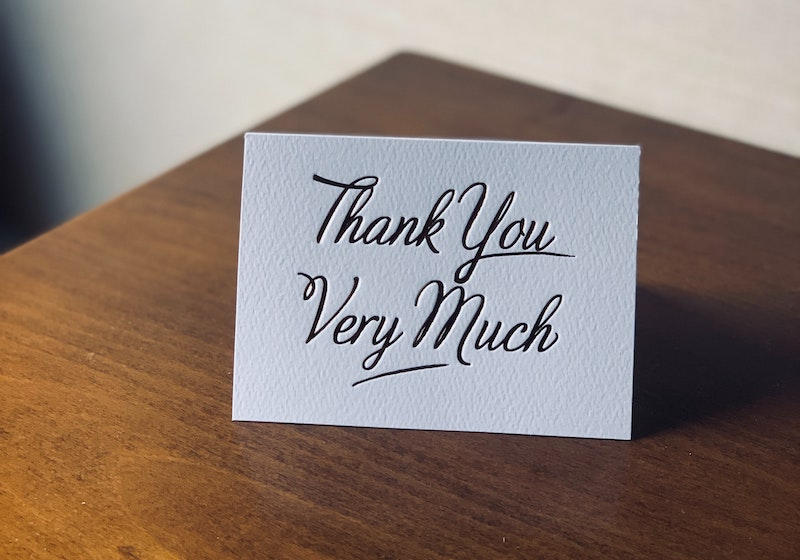
#> input picture document-scanner/images/jon-tyson-vD6UFu8QYUI-unsplash.jpg, 800 x 560 px
$ python scan.py --folder images
#> lines starting #> are read from the running program, lines starting #| are printed output that depends on the picture; after the words box and inside, x2 and y2 are one past the last pixel; in counts of white or black regions, pixels touching at a corner belong together
### document-scanner/transform.py
import numpy as np
import cv2

# [22 lines left out: function order_points, not called in this run]

def four_point_transform(image, rect):
    # obtain a consistent order of the points and unpack them
    # individually
    (tl, tr, br, bl) = rect

    # compute the width of the new image, which will be the
    # maximum distance between bottom-right and bottom-left
    # x-coordiates or the top-right and top-left x-coordinates
    widthA = np.sqrt(((br[0] - bl[0]) ** 2) + ((br[1] - bl[1]) ** 2))
    widthB = np.sqrt(((tr[0] - tl[0]) ** 2) + ((tr[1] - tl[1]) ** 2))
    maxWidth = max(int(widthA), int(widthB))

    # compute the height of the new image, which will be the
    # maximum distance between the top-right and bottom-right
    # y-coordinates or the top-left and bottom-left y-coordinates
    heightA = np.sqrt(((tr[0] - br[0]) ** 2) + ((tr[1] - br[1]) ** 2))
    heightB = np.sqrt(((tl[0] - bl[0]) ** 2) + ((tl[1] - bl[1]) ** 2))
    maxHeight = max(int(heightA), int(heightB))

    # now that we have the dimensions of the new image, construct
    # the set of destination points to obtain a "birds eye view",
    # (i.e. top-down view) of the image, again specifying points
    # in the top-left, top-right, bottom-right, and bottom-left
    # order
    dst = np.array([
        [0, 0],
        [maxWidth - 1, 0],
        [maxWidth - 1, maxHeight - 1],
        [0, maxHeight - 1]], dtype = "float32")

    # compute the perspective transform matrix and then apply it
    M = cv2.getPerspectiveTransform(rect, dst)
    warped = cv2.warpPerspective(image, M, (maxWidth, maxHeight))

    # return the warped image
    return warped

### document-scanner/scan.py
from skimage.filters import threshold_local
import numpy as np
import argparse
import cv2
import imutils
from imutils import perspective
from transform import four_point_transform
import os

class Scan:
    def __init__(self, folder):
        self.outputFolder = 'scanned-images'
        self.folder = folder
        self.ratio = None

    def loadAllImages(self):
        images = []
        for filename in os.listdir(self.folder):
            image = cv2.imread(os.path.join(self.folder, filename))
#> image is the input picture: shape (560, 800, 3); mean B, G, R 116.9, 124.9, 140.6
            if image is not None:
                images.append((image, filename))
        return images

    def edgeDetection(self, image):
        self.ratio = image.shape[0] / 500.0
        image = imutils.resize(image, height = 500)
        # convert the image to grayscale, blur it, and find edges
        # in the image
        gray = cv2.cvtColor(image, cv2.COLOR_BGR2GRAY)
        gray = cv2.GaussianBlur(gray, (5, 5), 0)
        edged = cv2.Canny(gray, 75, 200)
        # show the original image and the edge detected image
        print("STEP 1: Edge Detection")
        cv2.imshow("Image", image)
        cv2.imshow("Edged", edged)
        cv2.waitKey(0)
        cv2.destroyAllWindows()
        return edged

    def findContours(self, edged, image, orig):
        # find the contours in the edged image, keeping only the
        # largest ones, and initialize the screen contour
        cnts = cv2.findContours(edged.copy(), cv2.RETR_LIST, cv2.CHAIN_APPROX_SIMPLE)
        cnts = imutils.grab_contours(cnts)
        image = imutils.resize(image, height = 500)
        orig = imutils.resize(orig, height=500)
        # cnts = sorted(cnts, key = cv2.contourArea, reverse = True)
        # loop over the contours
        rect = None
        maxArea = -1
        for c in cnts:
            box = cv2.minAreaRect(c)
            box = cv2.boxPoints(box)
            box = np.array(box, dtype="int")
            box = perspective.order_points(box)
            topLeft, topRight, bottomRight, bottomLeft = box
            h, w = topRight[0] - topLeft[0], bottomLeft[1] - topLeft[1]
            if h * w > maxArea:
                maxArea = h * w
                rect = box

        cv2.drawContours(image, [rect.astype("int")], -1, (0, 255, 0), 2)
        cv2.imshow("Outline", image)
        cv2.waitKey(0)

        # show the contour (outline) of the piece of paper
        print("STEP 2: Find contours of paper")
        cv2.imshow("Outline", image)
        cv2.waitKey(0)
        cv2.destroyAllWindows()

        # apply the four point transform to obtain a top-down
        # view of the original image
        if len(cnts) > 0:
            warped = four_point_transform(orig, rect)
            # convert the warped image to grayscale, then threshold it
            # to give it that 'black and white' paper effect
            warped = cv2.cvtColor(warped, cv2.COLOR_BGR2GRAY)
            T = threshold_local(warped, 11, offset = 10, method = "gaussian")
            warped = (warped > T).astype("uint8") * 255
            # show the original and scanned images
            print("STEP 3: Apply perspective transform")
            cv2.imshow("Original", imutils.resize(orig, height = 650))
            cv2.imshow("Scanned", imutils.resize(warped, height = 650))
            cv2.waitKey(0)

    def startScanning(self):
        images = self.loadAllImages()
#> images = 1 item
        if not os.path.exists(self.outputFolder):
            os.makedirs(self.outputFolder)

        for image, filename in images:
            orig = image.copy()
            edged = self.edgeDetection(image)
            self.findContours(edged, image, orig)
#> this loop made 1 pass
#> filename on pass 1: 'jon-tyson-vD6UFu8QYUI-unsplash.jpg'
#| STEP 1: Edge Detection
#| STEP 2: Find contours of paper
#| STEP 3: Apply perspective transform
#> pass 1, in edgeDetection, `gray = cv2.cvtColor(image, cv2.COLOR_BGR2GRAY)`:
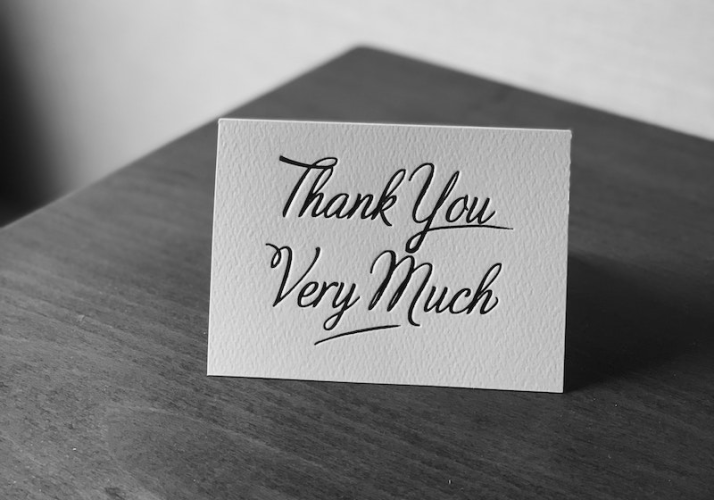
#> gray: shape (500, 714); min 0, max 245, mean 128.7
#> pass 1, in edgeDetection, `edged = cv2.Canny(gray, 75, 200)`:
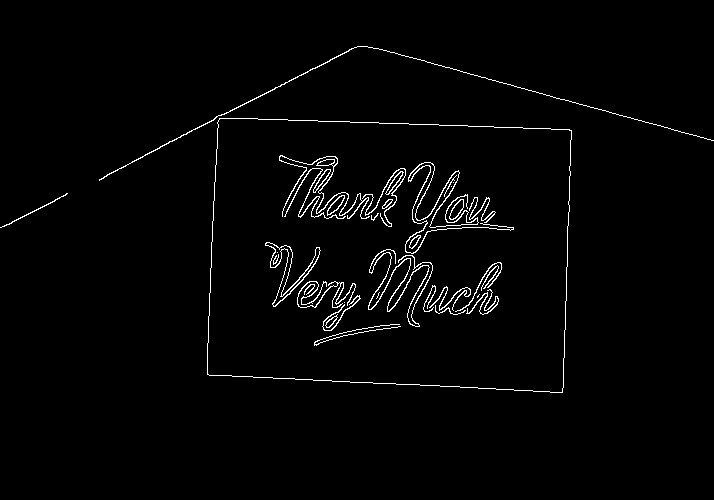
#> edged: shape (500, 714); 2% white in thin lines or dots, all inside (x1, y1, x2, y2) = (0, 46, 714, 393)
if __name__ == '__main__':
    parser = argparse.ArgumentParser()
    parser.add_argument("-f", "--folder", required = True, help = "Path to the image folder to be scanned")
    args = parser.parse_args()
    scan  = Scan(args.folder)
    scan.startScanning()
